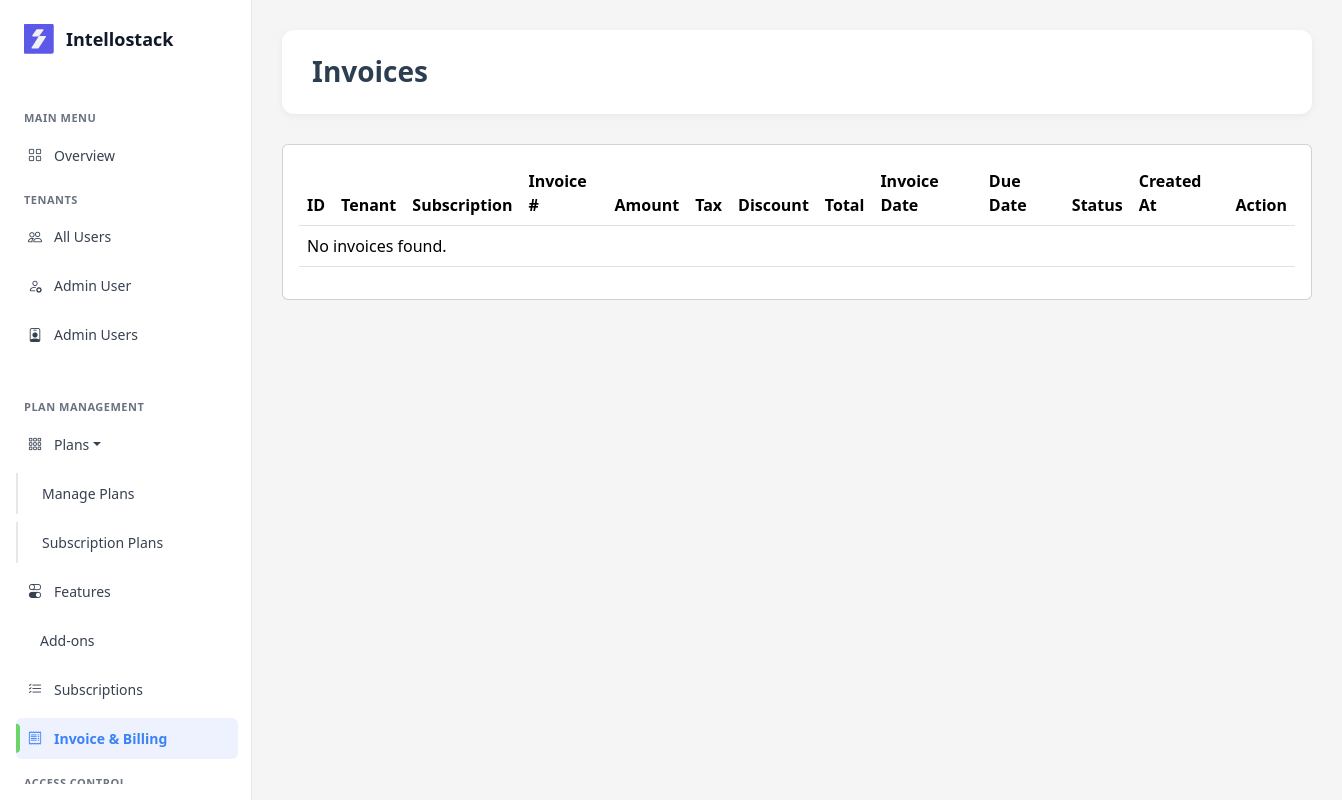
/payment/invoices/ (signed in), run on an earlier commit of the app's database.
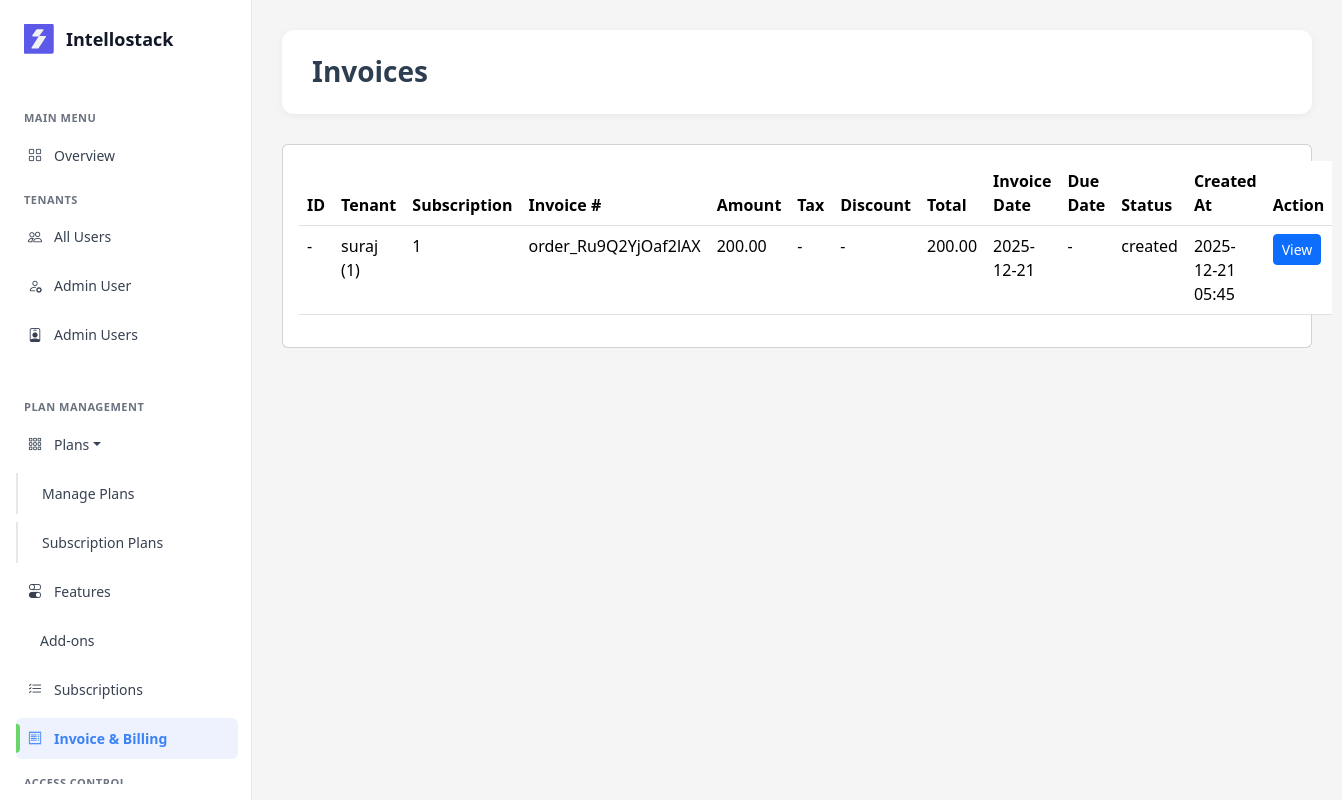
And on a later commit of the database.
### saas/models/payment_transaction.py (models this page shows, shortened)
class PaymentTransaction(models.Model):
    tenant = models.ForeignKey('Tenant', on_delete=models.CASCADE, related_name='transactions', null=True, blank=True)
    plan = models.ForeignKey('Plan', on_delete=models.CASCADE, null=True, blank=True)
    razorpay_order_id = models.CharField(max_length=100, unique=True)
    razorpay_payment_id = models.CharField(max_length=100, blank=True, null=True)
    razorpay_signature = models.CharField(max_length=200, blank=True, null=True)
    amount = models.DecimalField(max_digits=10, decimal_places=2)
    currency = models.CharField(max_length=3, default='INR')
    billing_cycle = models.CharField(max_length=20, choices=[
        ('monthly', 'Monthly'),
        ('yearly', 'Yearly'),
    ], default='monthly')
    status = models.CharField(max_length=50, choices=[
        ('created', 'Created'),
        ('paid', 'Paid'),
        ('failed', 'Failed'),
        ('cancelled', 'Cancelled'),
    ], default='created')
    payment_method = models.CharField(max_length=50, blank=True, null=True)
    failure_reason = models.TextField(blank=True, null=True)
    created_at = models.DateTimeField(auto_now_add=True)
    updated_at = models.DateTimeField(auto_now=True)
    class Meta:
        db_table = 'payment_transactions'
        ordering = ['-created_at']

### saas/models/tenant.py (models this page shows, shortened)
class Tenant(models.Model):
    name = models.CharField(max_length=255, help_text="Company Name")
    domain = models.CharField(max_length=255, unique=True, blank=True, help_text="Unique domain for tenant URL (auto-generated from company name)")
    logo = models.ImageField(upload_to='tenant_logos/', blank=True, null=True, help_text="Company Logo")
    contact_email = models.EmailField(blank=True, null=True, help_text="Contact Email Address")
    contact_phone = models.CharField(max_length=15, blank=True, null=True, help_text="Contact Phone Number")
    address = models.TextField(blank=True, null=True, help_text="Company Address")
    status = models.CharField(max_length=10, choices=[('active', 'Active'), ('inactive', 'Inactive')], default='inactive')
    subscription_plan = models.ForeignKey('Plan', on_delete=models.SET_NULL, null=True, blank=True, related_name='tenants')
    allow_email_notifications = models.BooleanField(default=True, help_text="Allow email notifications")
    allow_sms_notifications = models.BooleanField(default=False, help_text="Allow SMS notifications")
    razorpay_payment_id = models.CharField(max_length=100, blank=True, null=True)
    razorpay_order_id = models.CharField(max_length=100, blank=True, null=True)
    subscription_start_date = models.DateTimeField(null=True, blank=True)
    subscription_end_date = models.DateTimeField(null=True, blank=True)
    created_at = models.DateTimeField(auto_now_add=True)
    updated_at = models.DateTimeField(auto_now=True)
    slug = models.SlugField(unique=True, blank=True, null=True)
    class Meta:
        db_table = 'tenants'
        ordering = ['name']

### saas/models/plan.py (models this page shows, shortened)
class Plan(models.Model):
    name = models.CharField(max_length=100, unique=True)
    description = models.TextField(blank=True)
    price_monthly = models.DecimalField(max_digits=10, decimal_places=2)
    price_yearly = models.DecimalField(max_digits=10, decimal_places=2)
    max_users = models.IntegerField()
    max_storage_mb = models.IntegerField()
    max_projects = models.IntegerField()
    status = models.BooleanField(default=True)
    created_at = models.DateTimeField(auto_now_add=True)
    updated_at = models.DateTimeField(auto_now=True)
    class Meta:
        db_table = 'plans'
        ordering = ['price_monthly']

### saas/views/payment_views.py (the view)
# urls.py: path('invoices/', invoices_list, name='invoices_list'),
@login_required(login_url='auth:login')
@user_passes_test(lambda u: u.is_staff)
def invoices_list(request):
    invoices = Invoice.objects.select_related('tenant', 'subscription').order_by('-created_at')
    if invoices.exists():
        return render(request, 'payment/invoices_list.html', {'invoices': invoices})
    transactions = PaymentTransaction.objects.select_related('tenant', 'plan').order_by('-created_at')
    return render(request, 'payment/invoices_list.html', {'transactions': transactions})

### saas/auth_backend.py (called while the page is built)
    def get_user(self, user_id):
        try:
            return User.objects.get(pk=user_id)
        except User.DoesNotExist:
            return None

### saas/context_processors.py (called while the page is built)
def users_and_roles(request):
    users = CustomUser.objects.select_related('role').all()
    roles = Role.objects.prefetch_related('users').all()
    payments = PaymentTransaction.objects.select_related('tenant').all()[:5]
    return {
        'users': users,
        'roles': roles,
        'payments': payments,
    }

### saas/templates/payment/invoices_list.html
{% extends 'base.html' %}
{% block content %}
<div class="content-header">
    <h1>Invoices</h1>
</div>
<div class="card">
    <div class="card-body">
        <table class="table table-hover">
            <thead>
                <tr>
                    <th>ID</th>
                    <th>Tenant</th>
                    <th>Subscription</th>
                    <th>Invoice #</th>
                    <th>Amount</th>
                    <th>Tax</th>
                    <th>Discount</th>
                    <th>Total</th>
                    <th>Invoice Date</th>
                    <th>Due Date</th>
                    <th>Status</th>
                    <th>Created At</th>
                    <th>Action</th>
                </tr>
            </thead>
            <tbody>
                {% if invoices and invoices|length > 0 %}
                {% for inv in invoices %}
                <tr>
                    <td>{{ inv.id }}</td>
                    <td>{{ inv.tenant.name }} ({{ inv.tenant.id }})</td>
                    <td>{% if inv.subscription %}{{ inv.subscription.id }}{% else %}-{% endif %}</td>
                    <td>{{ inv.invoice_number }}</td>
                    <td>{{ inv.amount }}</td>
                    <td>{{ inv.tax }}</td>
                    <td>{{ inv.discount }}</td>
                    <td>{{ inv.total_amount }}</td>
                    <td>{{ inv.invoice_date|date:"Y-m-d" }}</td>
                    <td>{% if inv.due_date %}{{ inv.due_date|date:"Y-m-d" }}{% else %}-{% endif %}</td>
                    <td>{{ inv.status }}</td>
                    <td>{{ inv.created_at|date:"Y-m-d H:i" }}</td>
                    <td><a class="btn btn-sm btn-primary" href="#">View</a></td>
                </tr>
                {% endfor %}
                {% elif transactions and transactions|length > 0 %}
                {% for tx in transactions %}
                <tr>
                    <td>-</td>
                    <td>{% if tx.tenant %}{{ tx.tenant.name }} ({{ tx.tenant.id }}){% else %}-{% endif %}</td>
                    <td>{% if tx.plan %}{{ tx.plan.id }}{% else %}-{% endif %}</td>
                    <td>{{ tx.razorpay_order_id }}</td>
                    <td>{{ tx.amount }}</td>
                    <td>-</td>
                    <td>-</td>
                    <td>{{ tx.amount }}</td>
                    <td>{{ tx.created_at|date:"Y-m-d" }}</td>
                    <td>-</td>
                    <td>{{ tx.status }}</td>
                    <td>{{ tx.created_at|date:"Y-m-d H:i" }}</td>
                    <td><a class="btn btn-sm btn-primary" href="#">View</a></td>
                </tr>
                {% endfor %}
                {% else %}
                <tr>
                    <td colspan="13">No invoices found.</td>
                </tr>
                {% endif %}
            </tbody>
        </table>
    </div>
</div>
{% endblock %}

What changed in the data, as far as the page shows it:
added PaymentTransaction: tenant.name "suraj", tenant.id "1", plan.id "1", razorpay_order_id "order_Ru9Q2YjOaf2lAX", amount "200.00", created_at "2025-12-21", status "created", created_at "2025-12-21 05:45"
Also different on the page:
text no longer shown: "No invoices found."
